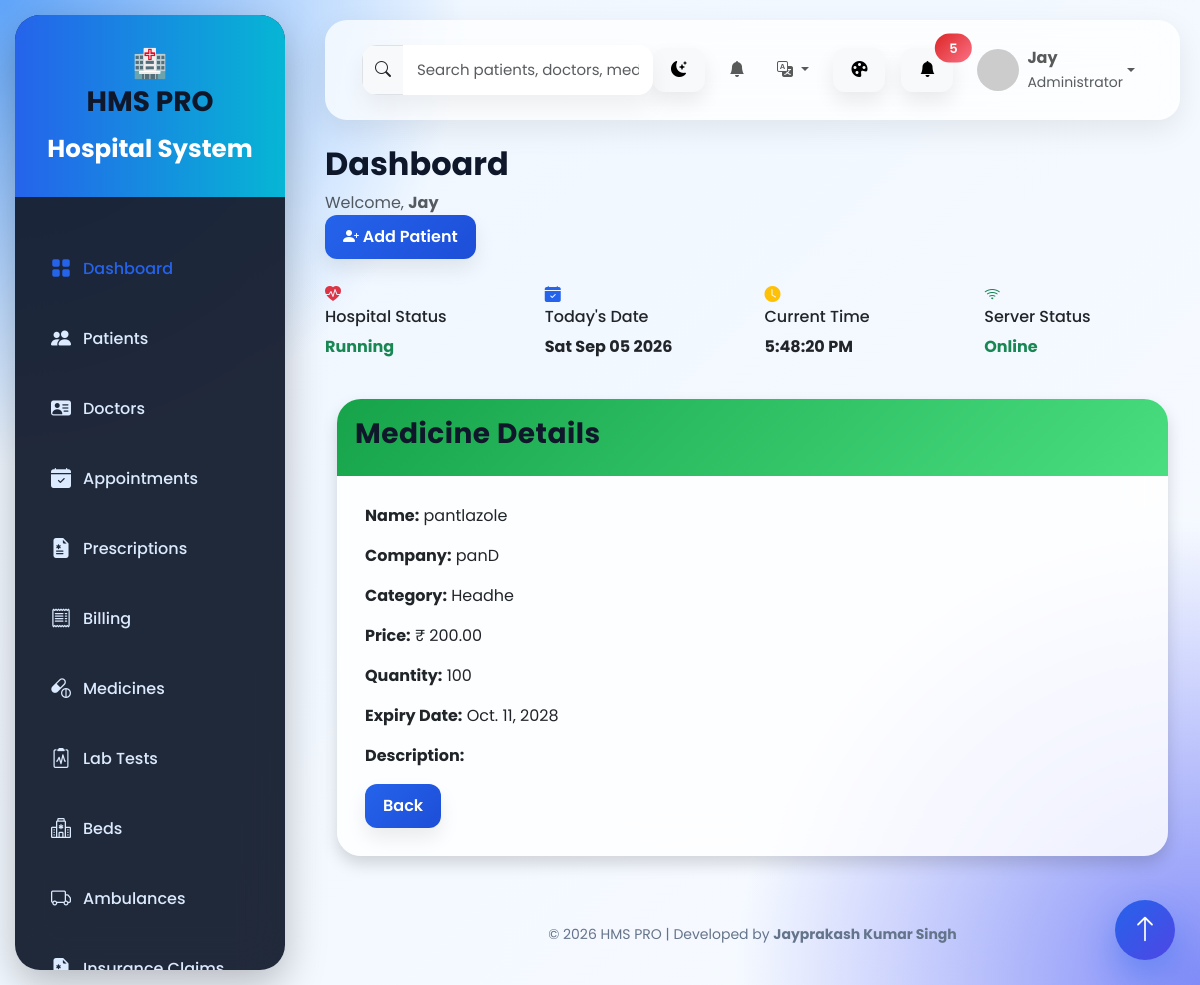
Screenshot of /medicines/1/ (signed in) with the database file from the repository.
### Hospital/models.py (models this page shows, shortened)
class Medicine(models.Model):
    name = models.CharField(max_length=150)
    company = models.CharField(max_length=150)
    category = models.CharField(max_length=100)
    price = models.DecimalField(
        max_digits=10,
        decimal_places=2
    )
    quantity = models.PositiveIntegerField()
    reorder_level = models.PositiveIntegerField(
        default=10,
        help_text="Alert will be shown when quantity falls at or below this level"
    )
    expiry_date = models.DateField()
    description = models.TextField(
        blank=True,
        null=True
    )

### Hospital/views.py (the view)
@login_required
@permission_required("Hospital.view_medicine", raise_exception=True)
def medicine_detail(request, id):
    medicine = get_object_or_404(
        Medicine,
        id=id
    )
    return render(
        request,
        "Hospital/medicine_detail.html",
        {
            "medicine": medicine
        }
    )

### Hospital/templates/Hospital/medicine_detail.html
{% extends 'Hospital/base.html' %}
{% block content %}
<div class="container mt-4">
    <div class="card shadow">
        <div class="card-header bg-success text-white">
            <h3>Medicine Details</h3>
        </div>
        <div class="card-body">
            <p><b>Name:</b> {{ medicine.name }}</p>
            <p><b>Company:</b> {{ medicine.company }}</p>
            <p><b>Category:</b> {{ medicine.category }}</p>
            <p><b>Price:</b> ₹ {{ medicine.price }}</p>
            <p><b>Quantity:</b> {{ medicine.quantity }}</p>
            <p><b>Expiry Date:</b> {{ medicine.expiry_date }}</p>
            <p><b>Description:</b> {{ medicine.description }}</p>
            <a href="{% url 'medicine_list' %}" class="btn btn-primary">
                Back
            </a>
        </div>
    </div>
</div>
{% endblock %}

### Hospital/templates/Hospital/base.html (shortened to what this page needs)
{% load static %}
{% load i18n %}
<!DOCTYPE html>
<html lang="{{ LANGUAGE_CODE }}">
<head>
    <link href="https://cdn.jsdelivr.net/npm/bootstrap@5.3.3/dist/css/bootstrap.min.css"
          rel="stylesheet">
    <link href="https://cdn.jsdelivr.net/npm/bootstrap-icons@1.11.3/font/bootstrap-icons.css"
          rel="stylesheet">
    <link rel="stylesheet"
          href="{% static 'css/style.css' %}">
</head>
<body>
<div class="wrapper">
<aside class="sidebar">
    <div class="logo">
        <div class="logo-icon">
            🏥
        </div>
        <div>
            <h3>HMS PRO</h3>
            <small>Hospital System</small>
        </div>
    </div>
    <ul class="nav flex-column mt-4">
        <li class="nav-item">
            <a href="{% url 'dashboard' %}" class="nav-link active">
                <i class="bi bi-grid-fill"></i>
                <span>{% trans "Dashboard" %}</span>
            </a>
        </li>
        {% if perms.Hospital.view_patient %}
        <li class="nav-item">
            <a href="{% url 'view_patient' %}" class="nav-link">
                <i class="bi bi-people-fill"></i>
                <span>{% trans "Patients" %}</span>
            </a>
        </li>
        {% endif %}
        {% if perms.Hospital.view_doctor %}
        <li class="nav-item">
            <a href="{% url 'doctor_list' %}" class="nav-link">
                <i class="bi bi-person-vcard-fill"></i>
                <span>{% trans "Doctors" %}</span>
            </a>
        </li>
        {% endif %}
        {% if perms.Hospital.view_appointment %}
        <li class="nav-item">
            <a href="{% url 'appointment_list' %}" class="nav-link">
                <i class="bi bi-calendar-check-fill"></i>
                <span>{% trans "Appointments" %}</span>
            </a>
        </li>
        <li class="nav-item">
            <a href="{% url 'prescription_list' %}" class="nav-link">
            <i class="bi bi-file-earmark-medical-fill"></i>
            <span>{% trans "Prescriptions" %}</span>
        </a>
    </li>
        {% endif %}
        {% if perms.Hospital.view_bill %}
        <li class="nav-item">
            <a href="{% url 'bill_list' %}" class="nav-link">
                <i class="bi bi-receipt"></i>
                <span>{% trans "Billing" %}</span>
            </a>
        </li>
        {% endif %}
        {% if perms.Hospital.view_medicine %}
        <li class="nav-item">
            <a href="{% url 'medicine_list' %}" class="nav-link">
                <i class="bi bi-capsule-pill"></i>
                <span>{% trans "Medicines" %}</span>
            </a>
        </li>
        {% endif %}
        {% if perms.Hospital.view_labtest %}
        <li class="nav-item">
            <a href="{% url 'lab_test_list' %}" class="nav-link">
                <i class="bi bi-clipboard2-pulse"></i>
                <span>{% trans "Lab Tests" %}</span>
            </a>
        </li>
        {% endif %}
        {% if perms.Hospital.view_bed %}
        <li class="nav-item">
            <a href="{% url 'bed_list' %}" class="nav-link">
                <i class="bi bi-hospital"></i>
                <span>{% trans "Beds" %}</span>
            </a>
        </li>
        {% endif %}
        {% if perms.Hospital.view_ambulance %}
        <li class="nav-item">
            <a href="{% url 'ambulance_list' %}" class="nav-link">
                <i class="bi bi-truck"></i>
                <span>{% trans "Ambulances" %}</span>
            </a>
        </li>
        {% endif %}
        {% if perms.Hospital.view_insuranceclaim %}
        <li class="nav-item">
            <a href="{% url 'insurance_claim_list' %}" class="nav-link">
                <i class="bi bi-file-earmark-medical-fill"></i>
                <span>{% trans "Insurance Claims" %}</span>
            </a>
        </li>
        {% endif %}
    </ul>
</aside>
<div class="main">
<nav class="navbar navbar-expand-lg">
    <div class="container-fluid">
        <form class="search-box" method="GET" action="{% url 'global_search' %}">
            <div class="input-group">
                <span class="input-group-text">
                    <i class="bi bi-search"></i>
                </span>
                <input
                    type="text"
                    name="q"
                    class="form-control"
                    placeholder="Search patients, doctors, medicines...">
            </div>
        </form>
        <ul class="navbar-nav ms-auto align-items-center">
            <li class="nav-item me-3">
                <button class="btn btn-light"
                        onclick="toggleDarkMode()">
                    <i class="bi bi-moon-stars-fill"></i>
                </button>
            </li>
            <li class="nav-item dropdown me-3">
                <a class="nav-link position-relative" href="#" data-bs-toggle="dropdown" id="notifBellToggle">
                    <i class="bi bi-bell-fill"></i>
                </a>
            </li>
            <li class="nav-item dropdown me-3">
                <a class="nav-link dropdown-toggle" href="#" data-bs-toggle="dropdown">
                    <i class="bi bi-translate"></i>
                </a>
                    {% get_current_language as CURRENT_LANGUAGE %}
                    {% get_available_languages as AVAILABLE_LANGUAGES %}
            </li>
            <li class="nav-item me-3">
                <button class="btn btn-light" data-bs-toggle="offcanvas" data-bs-target="#themeCustomizer">
                    <i class="bi bi-palette-fill"></i>
                </button>
            </li>
            <li class="nav-item me-3">
                <button class="btn btn-light position-relative">
                    <i class="bi bi-bell-fill"></i>
                    <span class="position-absolute top-0 start-100 translate-middle badge rounded-pill bg-danger">
                        5
                    </span>
                </button>
            </li>
            <li class="nav-item dropdown">
                <a class="nav-link dropdown-toggle d-flex align-items-center"
                   href="#"
                   role="button"
                   data-bs-toggle="dropdown">
                    <img src="https://ui-avatars.com/api/?name={{ request.user.username }}&background=2563eb&color=fff"
                         class="rounded-circle me-2"
                         width="42"
                         height="42">
                    <div class="text-start">
                        <strong>
                            {% if request.user.is_authenticated %}
                                {{ request.user.username }}
                            {% else %}
                                Guest
                            {% endif %}
                        </strong>
                        <br>
                        <small class="text-muted">
                            {% if request.user.groups.first %}
                                {{ request.user.groups.first.name }}
                            {% elif request.user.is_superuser %}
                                Administrator
                            {% else %}
                                User
                            {% endif %}
                        </small>
                    </div>
                </a>
            </li>
        </ul>
    </div>
</nav>
<div class="page-header mb-4">
    <div>
        <h2 class="fw-bold">
            {% block page_title %}
            Dashboard
            {% endblock %}
        </h2>
        <p class="text-muted mb-0">
            Welcome,
            <strong>{{ request.user.username }}</strong>
        </p>
    </div>
    <div>
        {% if perms.Hospital.add_patient %}
        <a href="{% url 'add_patient' %}"
           class="btn btn-primary">
            <i class="bi bi-person-plus-fill"></i>
            Add Patient
        </a>
        {% elif perms.Hospital.add_appointment %}
        <a href="{% url 'add_appointment' %}"
           class="btn btn-primary">
            <i class="bi bi-calendar-plus-fill"></i>
            New Appointment
        </a>
        {% elif perms.Hospital.add_medicine %}
        <a href="{% url 'add_medicine' %}"
           class="btn btn-primary">
            <i class="bi bi-capsule-pill"></i>
            Add Medicine
        </a>
        {% else %}
        <button class="btn btn-secondary" disabled>
            <i class="bi bi-lock-fill"></i>
            No Quick Action
        </button>
        {% endif %}
    </div>
</div>
<div class="row mb-4">
    <div class="col-lg-3 col-md-6 mb-3">
        <div class="mini-card">
            <i class="bi bi-heart-pulse-fill text-danger"></i>
            <div>
                <h6>Hospital Status</h6>
                <strong class="text-success">
                    Running
                </strong>
            </div>
        </div>
    </div>
    <div class="col-lg-3 col-md-6 mb-3">
        <div class="mini-card">
            <i class="bi bi-calendar-check-fill text-primary"></i>
            <div>
                <h6>Today's Date</h6>
                <strong id="todayDate"></strong>
            </div>
        </div>
    </div>
    <div class="col-lg-3 col-md-6 mb-3">
        <div class="mini-card">
            <i class="bi bi-clock-fill text-warning"></i>
            <div>
                <h6>Current Time</h6>
                <strong id="clock"></strong>
            </div>
        </div>
    </div>
    <div class="col-lg-3 col-md-6 mb-3">
        <div class="mini-card">
            <i class="bi bi-wifi text-success"></i>
            <div>
                <h6>Server Status</h6>
                <strong class="text-success">
                    Online
                </strong>
            </div>
        </div>
    </div>
</div>
<div class="content-wrapper">
    {% block content %}
    {% endblock %}
</div>
<footer class="footer mt-5">
    <div class="text-center">
        © 2026 HMS PRO |
        Developed by
        <strong>Jayprakash Kumar Singh</strong>
    </div>
</footer>
<div class="floating-btn" title="Back to Top">
    <i class="bi bi-arrow-up"></i>
</div>
</div>
</div>
</body>
</html>

### Hospital/static/css/style.css (style rules this page uses)
:root { --primary:#2563eb; --primary-dark:#1d4ed8; --secondary:#06b6d4; --success:#10b981; --danger:#ef4444; --warning:#f59e0b; --dark:#0f172a; --card:rgba(255,255,255,.78); --glass:blur(16px); }
* { margin:0; padding:0; box-sizing:border-box; font-family:'Poppins',sans-serif; }
body { background: radial-gradient(circle at top left,#60a5fa 0%,transparent 30%), radial-gradient(circle at bottom right,#818cf8 0%,transparent 30%), linear-gradient(135deg,#eef6ff,#f8fbff); min-height:100vh; }
.sidebar { position:fixed; left:15px; top:15px; bottom:15px; width:270px; border-radius:25px; background:rgba(15,23,42,.92); backdrop-filter:blur(20px); color:white; box-shadow: 0 15px 40px rgba(0,0,0,.25); overflow:hidden; }
.logo { padding:28px; font-size:28px; font-weight:700; text-align:center; background:linear-gradient(90deg,#2563eb,#06b6d4); }
.sidebar ul { padding:18px; }
.sidebar .nav-link { color:#dbeafe; padding:15px 18px; margin-bottom:10px; border-radius:14px; transition:.35s; font-weight:500; display:flex; align-items:center; gap:12px; }
.sidebar .nav-link i { font-size:20px; }
.main { margin-left:305px; padding:20px; }
.navbar { border-radius:22px; background:rgba(255,255,255,.72); backdrop-filter:blur(18px); box-shadow: 0 10px 30px rgba(0,0,0,.08); padding:18px 25px; margin-bottom:25px; }
.card { border:none; border-radius:24px; overflow:hidden; background:rgba(255,255,255,.82); backdrop-filter:blur(20px); box-shadow: 0 15px 40px rgba(0,0,0,.08); transition:.4s; }
.card-body { padding:28px; }
.bg-success { background:linear-gradient(135deg,#16a34a,#4ade80)!important; color:white; }
.bg-danger { background:linear-gradient(135deg,#dc2626,#fb7185)!important; color:white; }
.btn { border:none; border-radius:12px; padding:10px 18px; font-weight:600; transition:.35s; box-shadow:0 10px 20px rgba(0,0,0,.08); }
.btn-primary { background:linear-gradient(135deg,#2563eb,#4f46e5); }
.badge { border-radius:50px; padding:8px 14px; font-size:13px; font-weight:600; }
.input-group { box-shadow:0 12px 25px rgba(0,0,0,.06); border-radius:15px; overflow:hidden; }
.form-control { border:none; padding:14px; font-size:15px; background:#fff; }
.card-header { border:none; font-weight:700; letter-spacing:.5px; padding:18px; }
h1,h2,h3,h4 { font-weight:700; color:#0f172a; }
.card { animation:cardShow .7s ease; }
.floating-btn { position:fixed; right:25px; bottom:25px; width:60px; height:60px; border-radius:50%; background:linear-gradient(135deg,#2563eb,#4f46e5); color:white; display:flex; justify-content:center; align-items:center; font-size:28px; box-shadow:0 15px 35px rgba(37,99,235,.4); cursor:pointer; transition:.35s; z-index:999; }
.footer { margin-top:40px; text-align:center; color:#64748b; padding:20px; font-size:14px; }
a { text-decoration:none; }
html { scroll-behavior:smooth; }

### Hospital/templates/Hospital/base.html (style rules this page uses)
:root { --accent: #2563eb; --accent-dark: #1d4ed8; }
.btn-primary { background: linear-gradient(135deg, var(--accent), var(--accent-dark)) !important; }
.text-primary { color: var(--accent) !important; }
.sidebar .nav-link.active, .sidebar .nav-link:hover { color: var(--accent) !important; }
a { color: var(--accent); }

### rows the page displays
Medicine: name "pantlazole", company "panD", category "Headhe", price "200.00", quantity "100", expiry_date "Oct. 11, 2028"

### other values shown
{{ request.user.username }} "Jay"
